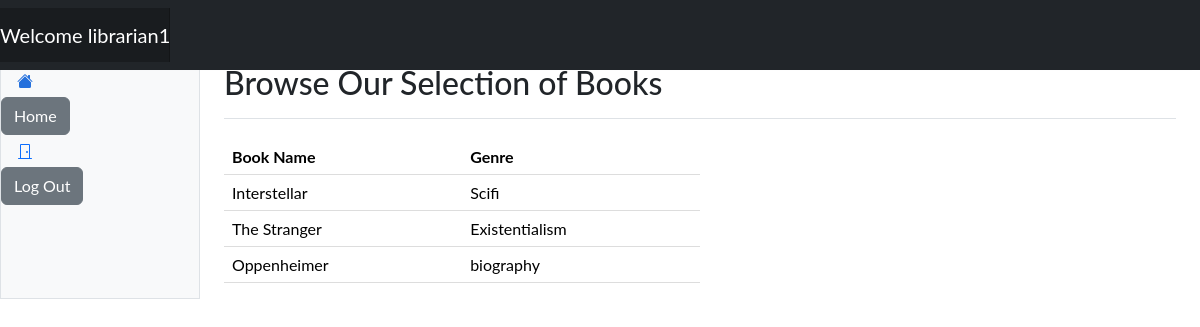
Page /browse/ (signed in) on the committed database.
### website/settings/roles.py (models this page shows, shortened)
class User(db.Model, UserMixin):
    id = db.Column(db.Integer, primary_key=True)
    deleted = db.relationship('delete_roles', backref='Admin', foreign_keys='delete_roles.admin_id', uselist=False)
    role = db.Column(db.String(20), nullable=False)
    username = db.Column(db.String(20), nullable=False)
    password = db.Column(db.String(20), nullable=False)

class data_book(db.Model):
    id = db.Column(db.Integer, primary_key=True)
    book_title = db.Column(db.String(20),nullable=False)
    book_genre = db.Column(db.String(20), nullable=False)

### website/routes.py (the view)
@app.route('/browse/', methods=['POST', 'GET'])
def browse():
    books = data_book.query.all()
    return render_template('browse.html', user=current_user, books=books)

### website/routes.py (called while the page is built)
@app.before_request
def create_db():
    db.create_all()

### website/templates/browse.html (shortened to what this page needs)
{% extends "base.html"%}
{% block content %}
<html lang="en" data-bs-theme="auto">
  <head><script src="../assets/js/color-modes.js"></script>
    <link rel="stylesheet" href="https://cdn.jsdelivr.net/npm/@docsearch/css@3">
<link href="../assets/dist/css/bootstrap.min.css" rel="stylesheet">
<header class="navbar sticky-top bg-dark flex-md-nowrap p-0 shadow" data-bs-theme="dark">
  <a class="navbar-brand col-md-3 col-lg-2 me-0 px-3 fs-6 text-white" href="#">Company name</a>
 <nav class="navbar navbar-expand-md navbar-dark fixed-top bg-dark">
        <a class="navbar-brand" href="#">Welcome {{user.username}}</a>
      </nav>
</header>
      <div class="container-fluid">
  <div class="row">
    <div class="sidebar border border-right col-md-3 col-lg-2 p-0 bg-body-tertiary">
      <div class="offcanvas-md offcanvas-end bg-body-tertiary" tabindex="-1" id="sidebarMenu" aria-labelledby="sidebarMenuLabel">
        <div class="offcanvas-body d-md-flex flex-column p-0 pt-lg-3 overflow-y-auto">
          <ul class="nav flex-column">
            <li class="nav-item">
              <a class="nav-link d-flex align-items-center gap-2 active" aria-current="page" href="#">
                <svg class="bi"><use xlink:href="#house-fill"/></svg>
                <a class="btn btn-secondary" href="{{url_for('home_page')}}" role="button"> Home </a>
              </a>
            </li>
          </ul>
          <ul class="nav flex-column mb-auto">
            <li class="nav-item">
              <a class="nav-link d-flex align-items-center gap-2" href="#">
                <svg class="bi"><use xlink:href="#door-closed"/></svg>
                <a class="btn btn-secondary" href="{{url_for('logout')}}" role="button">Log Out</a>
              </a>
            </li>
          </ul>
        </div>
      </div>
    </div>
 <main class="col-md-9 ms-sm-auto col-lg-10 px-md-4">
      <div class="d-flex justify-content-between flex-wrap flex-md-nowrap align-items-center pt-3 pb-2 mb-3 border-bottom">
        <h1 class="h2">Browse Our Selection of Books</h1>
      </div>
        <div class="col-md-6 col-sm-12">
            <table class="table">
                <thead>
                    <tr>
                        <th>Book Name</th>
                        <th>Genre</th>
                    </tr>
                </thead>
                <tbody>
                    {% for book in books %}
                    <tr>
                        <td>{{ book.book_title}}</td>
                        <td>{{ book.book_genre}}</td>
                    </tr>
                    {% endfor %}
                </tbody>
            </table>
        </div>
    </div>
         </div>
    <link href="https://cdn.jsdelivr.net/npm/bootstrap-icons@1.10.5/font/bootstrap-icons.min.css" rel="stylesheet">
    <link href="dashboard.css" rel="stylesheet">
  </head>
{% endblock %}

### website/templates/dashboard.css (style rules this page uses)
.bi { display: inline-block; width: 1rem; height: 1rem; }
.sidebar .nav-link { font-size: .875rem; font-weight: 500; }
.sidebar .nav-link.active { color: #2470dc; }
.navbar-brand { padding-top: .75rem; padding-bottom: .75rem; background-color: rgba(0, 0, 0, .25); box-shadow: inset -1px 0 0 rgba(0, 0, 0, .25); }

### website/templates/browse.html (style rules this page uses)
.bi { vertical-align: -.125em; fill: currentColor; }
body { font-family: "Lato", sans-serif; }
@media screen and (min-width: 768px) { table { width: 100%; border-collapse: collapse; margin-top: 20px; } }
@media screen and (min-width: 768px) { th, td { padding: 12px; text-align: left; border-bottom: 1px solid #ddd; } }
@media screen and (min-width: 768px) { th { background-color: #f2f2f2; } }

### rows in the picture
User: username "librarian1"
data_book: book_title "Interstellar", book_genre "Scifi"
data_book: book_title "The Stranger", book_genre "Existentialism"
data_book: book_title "Oppenheimer", book_genre "biography"
